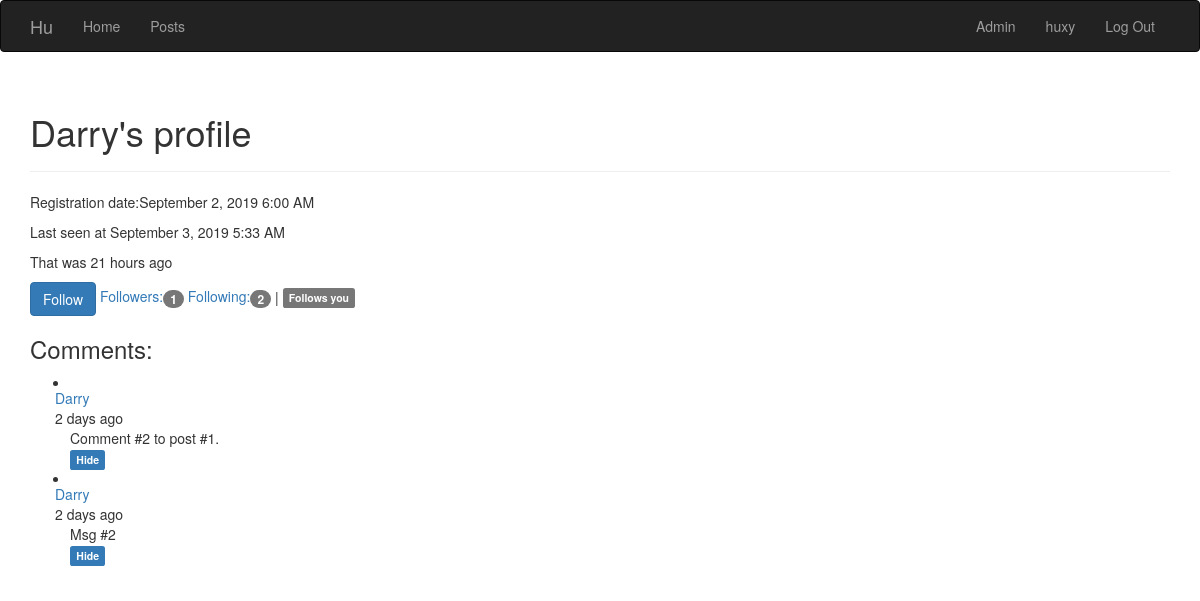
Page /user/Darry (signed in) on the committed database.
### app/models.py (models this page shows, shortened)
class User(UserMixin, db.Model):
    __tablename__ = 'users'
    id = db.Column(db.Integer, primary_key = True)
    username = db.Column(db.String(64), unique = True, index = True)
    password_hash = db.Column(db.String(128))
    role_id = db.Column(db.Integer, db.ForeignKey('roles.id'))
    location = db.Column(db.String(64))
    about_me = db.Column(db.Text())
    member_since = db.Column(db.DateTime(), default=datetime.utcnow)
    last_seen = db.Column(db.DateTime(), default=datetime.utcnow)
    comments = db.relationship('Comment', backref='author', lazy='dynamic')
    posts = db.relationship('Post', backref='author', lazy='dynamic')
    followed = db.relationship('Follow', foreign_keys=[Follow.follower_id], backref=db.backref('follower', lazy='joined'),lazy='dynamic',cascade='all, delete-orphan')
    follower = db.relationship('Follow', foreign_keys=[Follow.followed_id], backref=db.backref('followed', lazy='joined'),lazy='dynamic',cascade='all, delete-orphan')
    def can(self, permissions):
        return self.role is not None and (self.role.permissions & permissions) == permissions
    def is_administrator(self):
        return self.can(Permissions.ADMINISTRATOR)
    @property
    def password(self):
        raise AttributeError('Password is not a readable attribute.')
    def ping(self):
        self.last_seen = datetime.utcnow()
        db.session.add(self)
    def is_following(self, user):
        return self.followed.filter_by(followed_id=user.id).first() is not None

class Comment(db.Model):
    __tablename__ = 'comments'
    id = db.Column(db.Integer, primary_key=True)
    post_id = db.Column(db.Integer, db.ForeignKey('posts.id'))
    body = db.Column(db.Text)
    timestamp = db.Column(db.DateTime,index=True, default=datetime.utcnow)
    author_id = db.Column(db.Integer, db.ForeignKey('users.id'))
    disabled = db.Column(db.Boolean, default = False)

### app/main/views.py (the view)
@main.route('/user/<username>')
def user(username):
    user=User.query.filter_by(username=username).first()
    if not user:
        flash('No correspondent user.')
        return redirect('.index')
    comments = user.comments.order_by(Comment.timestamp.desc()).all()
    return render_template('user.html', user=user, Permissions=Permissions, comments=comments)

### app/auth/views.py (called while the page is built)
@auth.before_app_request
def before_request():
    if current_user.is_authenticated:
        current_user.ping()

### app/models.py (called while the page is built)
@login_manager.user_loader
def load_user(user_id):
    return User.query.get(int(user_id))

### app/templates/user.html (shortened to what this page needs)
{% extends "base.html" %}
{% block page_content  %}
<div class="page-header">
	<h1>{{user.username}}'s profile</h1>
</div>
{%include '_profile.html'%}
{% if current_user.id != user.id and current_user.can(Permissions.FOLLOW) %}
	{% if current_user.is_following(user) %}
	<a href="{{url_for('main.unfollow', user_id=user.id)}}" class="btn btn-primary">
		Unfollow
	</a>
	{%else%}
	<a href="{{url_for('main.follow', user_id=user.id)}}" class="btn btn-primary">
		Follow
	</a>
	{%endif%}
{%endif%}
<a href="{{url_for('main.followers', username=user.username)}}">
	Followers:<span class="badge">{{user.follower.count()}}</span>
</a>
<a href="{{url_for('main.following', username=user.username)}}">
	Following:<span class="badge">{{user.followed.count()}}</span>
</a>
{% if current_user.is_authenticated and current_user != user and user.is_following(current_user) %}
	| <span class="label label-default">Follows you</span>
{%endif%}
{%include '_comments.html'%}
{% endblock %}

### app/templates/base.html (shortened to what this page needs)
{% extends "bootstrap/base.html" %}
{% block head %}
{{super()}}
{% endblock %}
{% block navbar %}
<div class="navbar navbar-inverse" role="navigation">
	<div class="container">
		<div class="navvar-header">
			<a class="navbar-brand" href="{{ url_for('main.index') }}">Hu</a>
		</div>
		<div class="navbar-collapse collapse">
			<ul class="nav navbar-nav">
				<li><a href="{{url_for('main.index')}}">Home</a></li>
			</ul>
			<ul class="nav navbar-nav">
				<li><a href={{url_for('main.posts')}}>Posts</a></li>
			</ul>
			<ul class="nav navbar-nav navbar-right">
				{%if current_user.is_authenticated %}
				{%if current_user.is_administrator() %}
				<li><a href="{{url_for('auth.admin')}}">Admin</a></li>
				{%endif%}
				<li><a href="{{ url_for('auth.account', username=current_user.username)}}">{{current_user.username}}</a></li>
				<li><a href="{{ url_for('auth.logout') }}">Log Out</a></li>
				{%else%}
				<li><a href={{url_for('auth.register')}}>Register</a></li>
				<li><a href="{{url_for('auth.login') }}">Log In</a></li>
				{%endif%}
			</ul>
		</div>
	</div>
</div>
{% endblock %}
{% block content %}
<div class="container">
	{% block page_content %}{% endblock %}
</div>
{% endblock %}

### app/templates/_profile.html (shortened to what this page needs)
<div>
	<p>Registration date:{{moment(user.member_since).format('LLL')}}</p>
	<p>Last seen at {{moment(user.last_seen).format('LLL')}}</p>
	<p>That was {{moment(user.last_seen).fromNow(refresh=True)}}</p>
</div>

### app/templates/_comments.html
<div>
	<h3>Comments:</h3>
<ul class="posts">
	{%for comment in comments %}
	{%if current_user.is_administrator() or not comment.disabled %}
		<li class="post">
			<div class="row">
				<div class="col-4">
					<div class="post-author">
						<a href="{{url_for('main.user', username=comment.author.username)}}">
							{{ comment.author.username }}
						</a>
					</div>
				</div>
				<div class="col-4">
					<div class="post-date">{{moment(comment.timestamp).fromNow()}}</div>
				</div>
			</div>
				<div class="post-content">
					<div class="post-body">
						{{comment.body}}
					</div>
				</div>
				<div class="post-footer">
					{%if current_user.is_administrator()%}
						{%if not comment.disabled%}
						<a href="{{url_for('main.hide_comment', id=comment.id)}}">
							<span class="label label-primary">Hide</span>
						</a>
						{%else%}
						<a href="{{url_for('main.unhide_comment', id=comment.id)}}">
							<span class="label label-primary">Unhide</span>
						</a>
						{%endif%}
					{%endif%}
		</li>
	{%endif%}
	{%endfor%}
</ul>
</div>

### rows in the picture
User: username "huxy"
User: username "Darry", member_since "September 2, 2019 6:00 AM", last_seen "September 3, 2019 5:33 AM", last_seen "21 hours ago"
Comment: author.username "Darry", timestamp "2 days ago", body "Comment #2 to post #1."
Comment: author.username "Darry", timestamp "2 days ago", body "Msg #2"

### other values in the picture
{{ user.follower.count() }} "1"
{{ user.followed.count() }} "2"
